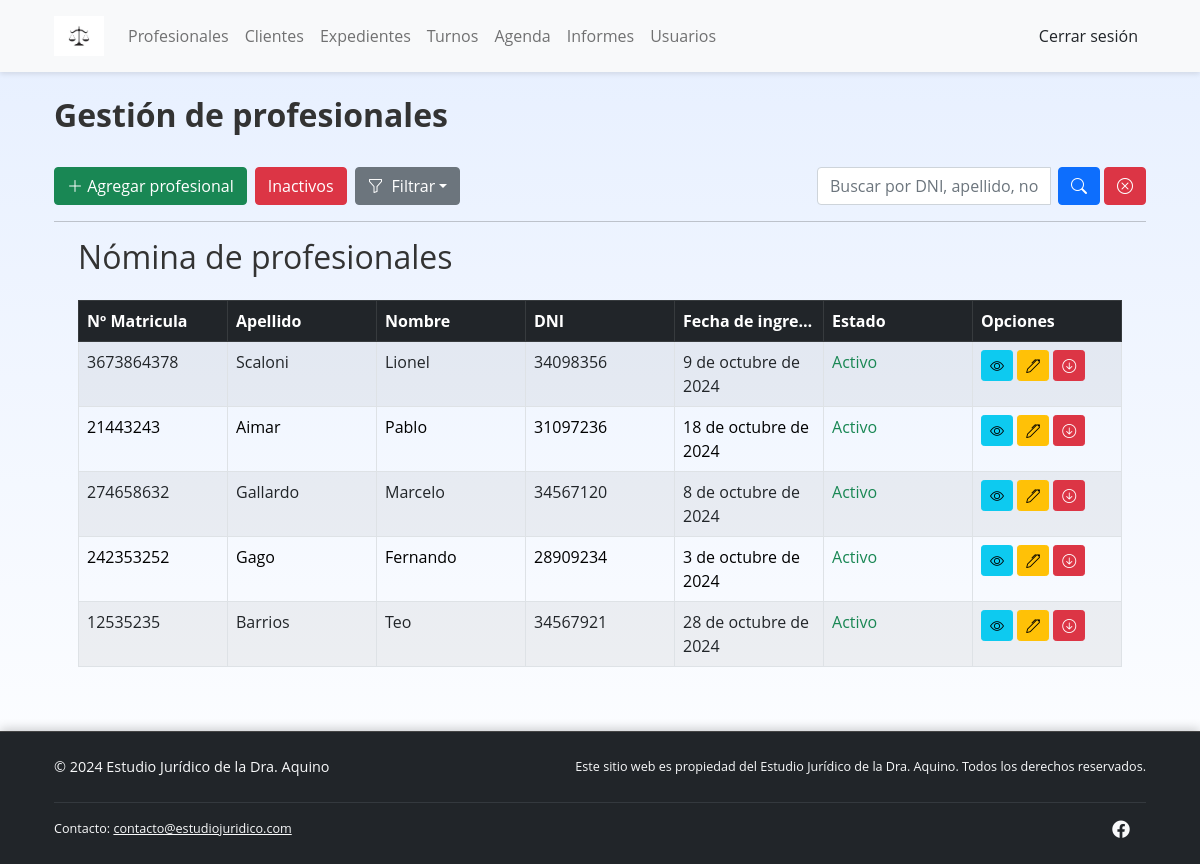
/profesionales/ (signed in), run on an earlier commit of the app's database.
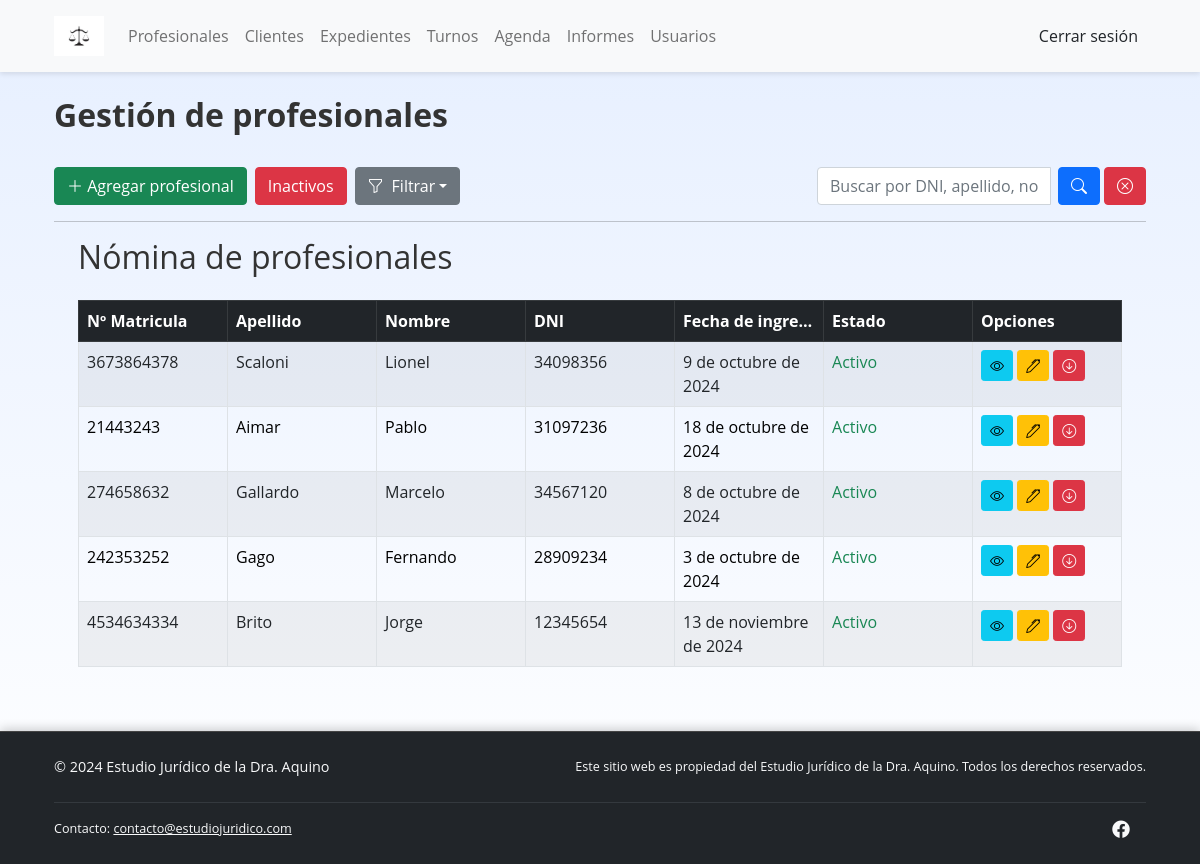
And on a later commit of the database.
### profesionales/models.py (models this page shows, shortened)
class Profesional(models.Model):
    nombre = models.CharField(max_length=60)
    apellido = models.CharField(max_length=60)
    dni = models.CharField('DNI', max_length=8, primary_key=True, unique=True, validators=[validar_dni])  # PK y de valor único
    idMatriculaProf = models.CharField('Nº de matricula del profesional', max_length=50, unique=True)
    foto = models.ImageField('Foto', upload_to='images/', null=True, blank=True)
    especialidad = models.CharField(max_length=200, choices=ESPECIALIDADES, null=True, blank=True)
    estado = models.BooleanField(default=True)
    fecha_ingreso = models.DateField('Fecha de ingreso')
    fecha_egreso = models.DateField('Fecha de egreso', null=True, blank=True)
    motivo_egreso = models.TextField('Motivo de egreso', max_length=250, null=True, blank=True)
    domicilio = models.CharField(max_length=250, null=True, blank=True)
    cod_postal = models.CharField('Codigo Postal', max_length=4, null=True, blank=True)
    telefono = models.CharField(max_length=10, null=True, validators=[validar_telefono])
    email = models.EmailField(max_length=250, null=True, blank=True)
    class Meta:
        verbose_name_plural = 'Profesionales'

### profesionales/views.py (the view)
# urls.py: path("", ListProfesional.as_view(), name="profesionales"),
class ListProfesional(LoginRequiredMixin, SoloAdminYAbogadoMixin, ListView):
    model = Profesional
    template_name = 'profesionales/profesionales.html'
    context_object_name = 'profesionales'
    filterset_class = ProfesionalFilter
    paginate_by = 10
    def get_queryset(self):
        queryset = super().get_queryset().filter(estado=True)
        query = self.request.GET.get('q')
        order = self.request.GET.get('order')
        if query:
            queryset = queryset.filter(
                Q(nombre__icontains=query) |
                Q(apellido__icontains=query) |
                Q(dni__icontains=query)
            )
        if order == 'apellido_asc':
            queryset = queryset.order_by('apellido')
        elif order == 'apellido_desc':
            queryset = queryset.order_by('-apellido')
        elif order == 'fecha_ingreso_asc':
            queryset = queryset.order_by('fecha_ingreso')
        elif order == 'fecha_ingreso_desc':
            queryset = queryset.order_by('-fecha_ingreso')
        return queryset
    def get_context_data(self, **kwargs):
        context = super().get_context_data(**kwargs)
        context['q'] = self.request.GET.get('q', '')
        context['order'] = self.request.GET.get('order', '')
        return context

### profesionales/views.py (called while the page is built)
    def test_func(self):
        return self.request.user.is_authenticated and (self.request.user.is_superuser or self.request.user.rol == 'Abogado')

### profesionales/templates/profesionales/profesionales.html (shortened to what this page needs)
{% extends "main.html" %}
{% block content %}
<br>
<h2 class="text-start"><strong>Gestión de profesionales</strong></h2>
<br>
<div class="d-flex justify-content-start align-items-center mb-3">
    {% if  user.rol == 'Admin' %}
    <a href="{% url 'crear-profesional' %}" class="btn btn-success me-2">
        <i class="bi bi-plus-lg"></i> Agregar profesional
    </a>
    {% endif %}
    <a href="{% url 'profesionales-inactivos' %}" class="btn btn-danger">Inactivos</a>
    <div class="dropdown ms-2">
        <button class="btn btn-secondary dropdown-toggle d-flex align-items-center" type="button" id="dropdownMenuButton" data-bs-toggle="dropdown" aria-expanded="false">
            <i class="bi bi-funnel me-2"></i>
            Filtrar
        </button>
    </div>
    <form method="GET" action="{% url 'profesionales' %}" class="d-flex ms-auto">
        <div class="input-group">
            <input type="text" name="q" class="form-control me-2" placeholder="Buscar por DNI, apellido, nombre..." value="{{ q }}">
            <button type="submit" class="btn btn-primary rounded" aria-label="Buscar">
                <i class="bi bi-search"></i>
            </button>
            <a href="{% url 'profesionales' %}" class="btn btn-danger ms-1 rounded" aria-label="Limpiar">
                <i class="bi bi-x-circle"></i>
            </a>
        </div>
    </form>
</div>
<hr>
<div class="container">
    <h2 class="mb-4">Nómina de profesionales</h2>
    <table class="table table-striped table-bordered">
        <thead class="table-dark">
            <tr>
                <th>Nº Matricula</th>
                <th>Apellido</th>
                <th>Nombre</th>
                <th>DNI</th>
                <th>Fecha de ingreso</th>
                <th>Estado</th>
                <th>Opciones</th>
            </tr>
        </thead>
        <tbody>
            {% for profesional in profesionales %}
            <tr>
                <td>{{profesional.idMatriculaProf}}</td>
                <td>{{profesional.apellido}}</td>
                <td>{{profesional.nombre}}</td>
                <td>{{profesional.dni}}</td>
                <td>{{profesional.fecha_ingreso}}</td>
                <td>
                    {% if profesional.estado %}
                        <span class="text-success">Activo</span>
                    {% else %}
                        <span class="text-danger">Inactivo</span>
                    {% endif %}
                </td>
                <td>
                    <a href="{% url 'profesional' profesional.pk %}" title="Ver" class="btn btn-info btn-sm">
                        <i class="bi bi-eye"></i>
                    </a>
                    <a href="{% url 'actualizar-profesional' profesional.pk %}" title="Editar" class="btn btn-warning btn-sm">
                        <i class="bi bi-pen"></i>
                    </a>
                    <form action="{% url 'dar-de-baja-profesional' profesional.pk %}" method="post" style="display:inline;">
                        <button type="submit" class="btn btn-danger btn-sm" title="Dar de baja" onclick="return confirm('¿Estás seguro de dar de baja a este profesional?');">
                            <i class="bi bi-arrow-down-circle"></i>
                        </button>
                    </form>
                </td>
            </tr>
            {% empty %}
            <tr>
                <td colspan="6" class="text-center">No se encontraron profesionales activos.</td>
            </tr>
            {% endfor %}
        </tbody>
    </table>
</div>
{% endblock content %}

What changed in the data, as far as the page shows it:
removed Profesional: idMatriculaProf "12535235", apellido "Barrios", nombre "Teo", dni "34567921", fecha_ingreso "28 de octubre de 2024", estado "Activo"
added Profesional: idMatriculaProf "4534634334", apellido "Brito", nombre "Jorge", dni "12345654", fecha_ingreso "13 de noviembre de 2024", estado "Activo"
